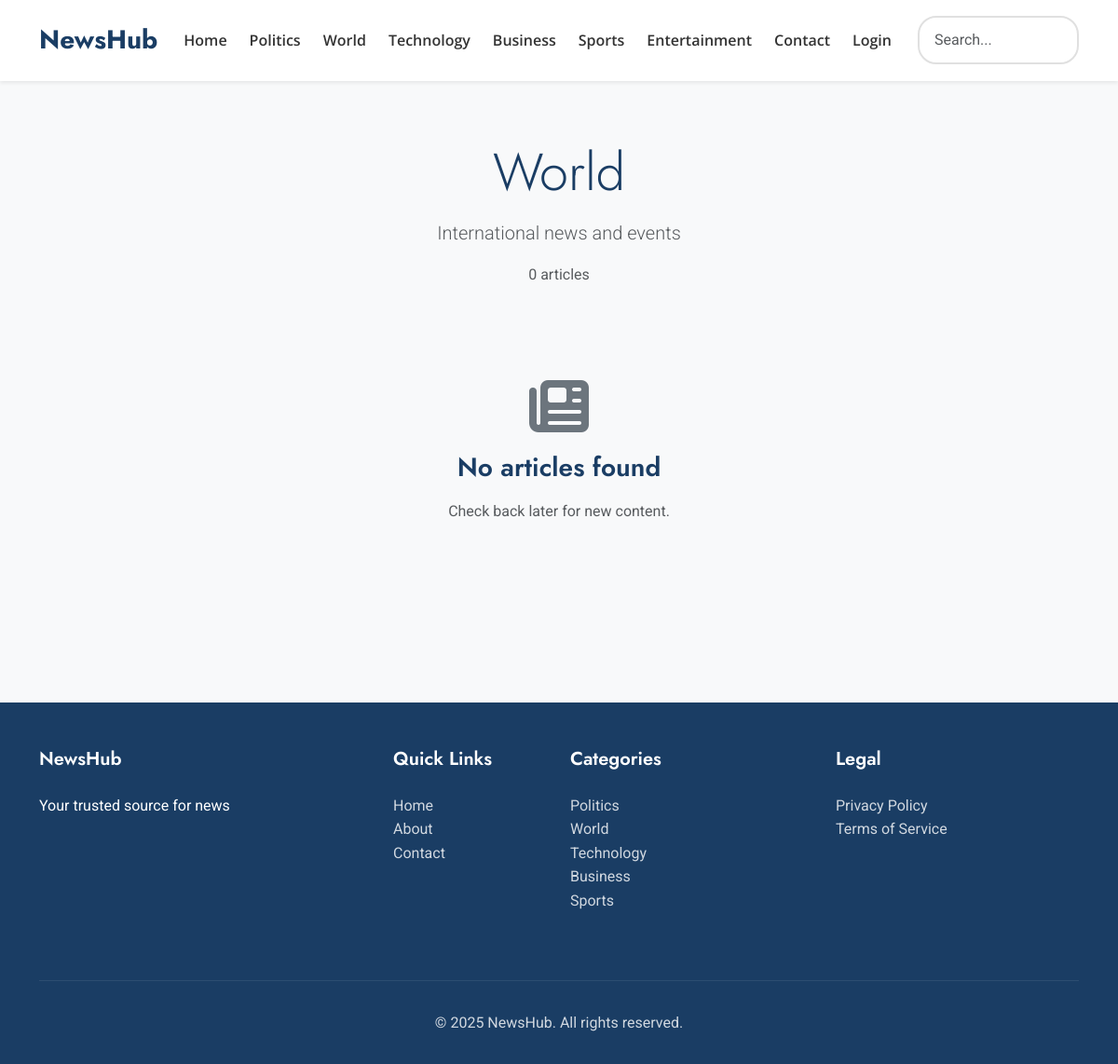
/category.php?slug=world, run on the app's committed database.
### tables this page shows
CREATE TABLE IF NOT EXISTS categories (
    id INT PRIMARY KEY AUTO_INCREMENT,
    name VARCHAR(100) NOT NULL,
    slug VARCHAR(100) UNIQUE NOT NULL,
    description TEXT,
    parent_id INT,
    status ENUM('active', 'inactive') DEFAULT 'active',
    created_at TIMESTAMP DEFAULT CURRENT_TIMESTAMP,
    FOREIGN KEY (parent_id) REFERENCES categories(id) ON DELETE SET NULL,
    INDEX idx_slug (slug),
    INDEX idx_status (status)
);

CREATE TABLE IF NOT EXISTS settings (
    id INT PRIMARY KEY AUTO_INCREMENT,
    setting_key VARCHAR(100) UNIQUE NOT NULL,
    setting_value TEXT,
    updated_at TIMESTAMP DEFAULT CURRENT_TIMESTAMP ON UPDATE CURRENT_TIMESTAMP
);

### includes/db.php (called while the page is built, shortened)
<?php
$db = null;
function get_db_connection() {
    global $db;
    if ($db !== null) {
        return $db;
    }
    try {
        $db = new mysqli(DB_HOST, DB_USER, DB_PASS, DB_NAME);
        $db->set_charset(DB_CHARSET);
        return $db;
    } catch (Exception $e) {
        error_log("Database exception: " . $e->getMessage());
        die("Database connection failed. Please try again later.");
    }
}
function db_query($query, $params = [], $types = '') {
    $db = get_db_connection();
    $stmt = $db->prepare($query);
    if (!empty($params)) {
        if (empty($types)) {
            $types = '';
            foreach ($params as $param) {
                if (is_int($param)) {
                    $types .= 'i';
                } elseif (is_double($param)) {
                    $types .= 'd';
                } else {
                    $types .= 's';
                }
            }
        }
        $stmt->bind_param($types, ...$params);
    }
    $stmt->execute();
    return $stmt;
}
function db_fetch($query, $params = [], $types = '') {
    $stmt = db_query($query, $params, $types);
    $result = $stmt->get_result();
    $row = $result->fetch_assoc();
    return $row;
}
function db_fetch_all($query, $params = [], $types = '') {
    $stmt = db_query($query, $params, $types);
    $result = $stmt->get_result();
    $rows = [];
    while ($row = $result->fetch_assoc()) {
        $rows[] = $row;
    }
    return $rows;
}

### includes/helpers.php (called while the page is built, shortened)
<?php
function sanitize($input) {
    return htmlspecialchars(strip_tags(trim($input)), ENT_QUOTES, 'UTF-8');
}
function get_setting($key, $default = '') {
    static $settings_cache = [];
    if (isset($settings_cache[$key])) {
        return $settings_cache[$key];
    }
    $setting = db_fetch("SELECT setting_value FROM settings WHERE setting_key = ?", [$key]);
    $value = $setting ? $setting['setting_value'] : $default;
    $settings_cache[$key] = $value;
    return $value;
}

### includes/auth.php (called while the page is built, shortened)
<?php
function is_logged_in() {
    return isset($_SESSION['user_id']) && !empty($_SESSION['user_id']);
}

### public/category.php (the view, shortened to what this page needs)
<?php
require_once APP_ROOT . '/includes/db.php';
require_once APP_ROOT . '/includes/helpers.php';
$slug = sanitize($_GET['slug'] ?? '');
$category = db_fetch("SELECT * FROM categories WHERE slug = ? AND status = 'active'", [$slug]);
$page = isset($_GET['page']) ? (int)$_GET['page'] : 1;
$per_page = POSTS_PER_PAGE;
$offset = ($page - 1) * $per_page;
$total_articles = db_fetch("
    SELECT COUNT(*) as count
    FROM articles
    WHERE category_id = ? AND status = 'published' AND published_at <= NOW()
", [$category['id']])['count'];
$total_pages = ceil($total_articles / $per_page);
$articles = db_fetch_all("
    SELECT a.*, c.name as category_name, c.slug as category_slug,
           ad.full_name as author_name
    FROM articles a
    LEFT JOIN categories c ON a.category_id = c.id
    LEFT JOIN admins ad ON a.author_id = ad.id
    WHERE a.category_id = ?
    AND a.status = 'published'
    AND a.published_at <= NOW()
    ORDER BY a.published_at DESC
    LIMIT ? OFFSET ?
", [$category['id'], $per_page, $offset], 'iii');
$page_title = $category['name'] . ' - ' . get_setting('site_name', 'NewsHub');
include APP_ROOT . '/templates/header.php';
?>
<div class="section">
    <div class="container">
        <div class="text-center mb-5">
            <h1 class="display-4"><?php echo htmlspecialchars($category['name']); ?></h1>
            <?php if ($category['description']): ?>
            <p class="lead text-muted"><?php echo htmlspecialchars($category['description']); ?></p>
            <?php endif; ?>
            <p class="text-muted"><?php echo number_format($total_articles); ?> articles</p>
        </div>
        <?php if (!empty($articles)): ?>
        <div class="row">
            <?php foreach ($articles as $article): ?>
            <div class="col-md-6 col-lg-4 mb-4">
                <div class="card">
                    <?php if ($article['featured_image']): ?>
                    <img src="<?php echo UPLOADS_URL . htmlspecialchars($article['featured_image']); ?>"
                         class="card-img-top" alt="<?php echo htmlspecialchars($article['title']); ?>">
                    <?php endif; ?>
                    <div class="card-body">
                        <span class="card-category"><?php echo htmlspecialchars($article['category_name']); ?></span>
                        <h3 class="card-title">
                            <a href="<?php echo SITE_URL; ?>/article.php?slug=<?php echo htmlspecialchars($article['slug']); ?>">
                                <?php echo htmlspecialchars($article['title']); ?>
                            </a>
                        </h3>
                        <?php if ($article['excerpt']): ?>
                        <p class="card-text"><?php echo truncate($article['excerpt'], 120); ?></p>
                        <?php endif; ?>
                        <div class="card-meta">
                            <?php if ($article['author_name']): ?>
                            <span><i class="fas fa-user"></i> <?php echo htmlspecialchars($article['author_name']); ?></span>
                            <?php endif; ?>
                            <span><i class="fas fa-clock"></i> <?php echo time_ago($article['published_at']); ?></span>
                        </div>
                    </div>
                </div>
            </div>
            <?php endforeach; ?>
        </div>
        <?php if ($total_pages > 1): ?>
        <nav class="pagination">
            <?php if ($page > 1): ?>
            <a href="?slug=<?php echo $slug; ?>&page=<?php echo $page - 1; ?>" class="page-link">
                <i class="fas fa-chevron-left"></i> Previous
            </a>
            <?php endif; ?>
            <?php for ($i = 1; $i <= $total_pages; $i++): ?>
                <?php if ($i == $page || $i == 1 || $i == $total_pages || abs($i - $page) <= 2): ?>
                <a href="?slug=<?php echo $slug; ?>&page=<?php echo $i; ?>"
                   class="page-link <?php echo $i == $page ? 'active' : ''; ?>">
                    <?php echo $i; ?>
                </a>
                <?php elseif (abs($i - $page) == 3): ?>
                <span class="page-link">...</span>
                <?php endif; ?>
            <?php endfor; ?>
            <?php if ($page < $total_pages): ?>
            <a href="?slug=<?php echo $slug; ?>&page=<?php echo $page + 1; ?>" class="page-link">
                Next <i class="fas fa-chevron-right"></i>
            </a>
            <?php endif; ?>
        </nav>
        <?php endif; ?>
        <?php else: ?>
        <div class="text-center py-5">
            <i class="fas fa-newspaper" style="font-size: 4rem; color: var(--text-muted); margin-bottom: 1rem;"></i>
            <h3>No articles found</h3>
            <p class="text-muted">Check back later for new content.</p>
        </div>
        <?php endif; ?>
    </div>
</div>
<?php include APP_ROOT . '/templates/footer.php'; ?>

### templates/header.php (shortened to what this page needs)
<?php
require_once APP_ROOT . '/includes/auth.php';
?>
<!DOCTYPE html>
<html lang="en">
<head>
    <meta name="description" content="<?php echo htmlspecialchars(get_setting('site_description', 'Your trusted source for news')); ?>">
    <link href="https://cdn.jsdelivr.net/npm/bootstrap@5.3.0/dist/css/bootstrap.min.css" rel="stylesheet">
    <link rel="stylesheet" href="https://cdnjs.cloudflare.com/ajax/libs/font-awesome/6.4.0/css/all.min.css">
    <link rel="stylesheet" href="<?php echo ASSETS_URL; ?>/css/style.css">
    <?php if ($favicon = get_setting('site_favicon')): ?>
    <link rel="icon" href="<?php echo UPLOADS_URL . $favicon; ?>">
    <?php endif; ?>
</head>
<body>
    <nav class="navbar navbar-expand-lg">
        <div class="container">
            <a class="navbar-brand" href="<?php echo SITE_URL; ?>">
                <?php if ($logo = get_setting('site_logo')): ?>
                <img src="<?php echo UPLOADS_URL . $logo; ?>" alt="Logo" style="height: 40px;">
                <?php else: ?>
                <?php echo htmlspecialchars(get_setting('site_name', 'NewsHub')); ?>
                <?php endif; ?>
            </a>
            <div class="collapse navbar-collapse" id="navbarNav">
                <ul class="navbar-nav ms-auto">
                    <li class="nav-item">
                        <a class="nav-link <?php echo basename($_SERVER['PHP_SELF']) === 'index.php' ? 'active' : ''; ?>"
                           href="<?php echo SITE_URL; ?>">Home</a>
                    </li>
                    <?php
                    $nav_categories = [];
                    $politics_cat = db_fetch("SELECT * FROM categories WHERE slug = 'politics' AND status = 'active'");
                    if ($politics_cat) {
                        $nav_categories[] = $politics_cat;
                    }
                    $remaining = 6 - count($nav_categories);
                    if ($remaining > 0) {
                        $other_cats = db_fetch_all(
                            "SELECT * FROM categories WHERE status = 'active' AND slug != 'politics' LIMIT {$remaining}"
                        );
                        $nav_categories = array_merge($nav_categories, $other_cats);
                    }
                    foreach ($nav_categories as $cat):
                    ?>
                    <li class="nav-item">
                        <a class="nav-link" href="<?php echo SITE_URL; ?>/category.php?slug=<?php echo $cat['slug']; ?>">
                            <?php echo htmlspecialchars($cat['name']); ?>
                        </a>
                    </li>
                    <?php endforeach; ?>
                    <li class="nav-item">
                        <a class="nav-link" href="<?php echo SITE_URL; ?>/contact.php">Contact</a>
                    </li>
                    <?php if (is_logged_in()): ?>
                    <li class="nav-item">
                        <a class="nav-link" href="<?php echo SITE_URL; ?>/logout.php">Logout</a>
                    </li>
                    <?php else: ?>
                    <li class="nav-item">
                        <a class="nav-link" href="<?php echo SITE_URL; ?>/login.php">Login</a>
                    </li>
                    <?php endif; ?>
                </ul>
                <form class="d-flex ms-3" action="<?php echo SITE_URL; ?>/search.php" method="get">
                    <input class="form-control" type="search" name="q" placeholder="Search..." style="border-radius: 20px;">
                </form>
            </div>
        </div>
    </nav>

### templates/footer.php (shortened to what this page needs)
    <footer class="footer">
        <div class="container">
            <div class="row">
                <div class="col-lg-4 mb-4">
                    <h5><?php echo htmlspecialchars(get_setting('site_name', 'NewsHub')); ?></h5>
                    <p><?php echo htmlspecialchars(get_setting('site_description', 'Your trusted source for news')); ?></p>
                </div>
                <div class="col-lg-2 col-md-6 mb-4">
                    <h5>Quick Links</h5>
                    <ul class="list-unstyled">
                        <li><a href="<?php echo SITE_URL; ?>">Home</a></li>
                        <li><a href="<?php echo SITE_URL; ?>/about.php">About</a></li>
                        <li><a href="<?php echo SITE_URL; ?>/contact.php">Contact</a></li>
                    </ul>
                </div>
                <div class="col-lg-3 col-md-6 mb-4">
                    <h5>Categories</h5>
                    <ul class="list-unstyled">
                        <?php
                        $footer_cats = [];
                        $politics_cat = db_fetch("SELECT * FROM categories WHERE slug = 'politics' AND status = 'active'");
                        if ($politics_cat) {
                            $footer_cats[] = $politics_cat;
                        }
                        $remaining = 5 - count($footer_cats);
                        if ($remaining > 0) {
                            $other_cats = db_fetch_all(
                                "SELECT * FROM categories WHERE status = 'active' AND slug != 'politics' LIMIT {$remaining}"
                            );
                            $footer_cats = array_merge($footer_cats, $other_cats);
                        }
                        foreach ($footer_cats as $cat):
                        ?>
                        <li>
                            <a href="<?php echo SITE_URL; ?>/category.php?slug=<?php echo $cat['slug']; ?>">
                                <?php echo htmlspecialchars($cat['name']); ?>
                            </a>
                        </li>
                        <?php endforeach; ?>
                    </ul>
                </div>
                <div class="col-lg-3 col-md-6 mb-4">
                    <h5>Legal</h5>
                    <ul class="list-unstyled">
                        <li><a href="<?php echo SITE_URL; ?>/privacy.php">Privacy Policy</a></li>
                        <li><a href="<?php echo SITE_URL; ?>/terms.php">Terms of Service</a></li>
                    </ul>
                </div>
            </div>
            <div class="footer-bottom">
                <p><?php echo htmlspecialchars(get_setting('footer_text', '© 2025 NewsHub. All rights reserved.')); ?></p>
            </div>
        </div>
    </footer>
</body>
</html>

### assets/css/style.css (style rules this page uses)
:root { --primary-color: #73AF6F; --secondary-color: #73AF6F; --dark-color: #1A3D64; --light-bg: #f8f9fa; --border-color: #e0e0e0; --text-color: #333333; --text-muted: #6c757d; --white: #ffffff; --shadow-sm: 0 2px 4px rgba(0,0,0,0.08); --shadow-md: 0 4px 8px rgba(0,0,0,0.12); --shadow-lg: 0 8px 16px rgba(0,0,0,0.15); --transition: all 0.3s ease; --border-radius: 12px; --border-radius-sm: 8px; }
* { margin: 0; padding: 0; box-sizing: border-box; }
body { font-family: 'Roboto', sans-serif; font-size: 16px; line-height: 1.6; color: var(--text-color); background-color: var(--light-bg); }
h1, h2, h3, h4, h5, h6 { font-family: 'Jost', sans-serif; font-weight: 600; line-height: 1.3; margin-bottom: 1rem; color: var(--dark-color); }
h1 { font-size: 2.5rem; }
h3 { font-size: 1.75rem; }
h5 { font-size: 1.25rem; }
a { color: var(--primary-color); text-decoration: none; transition: var(--transition); }
.navbar { background: var(--white); box-shadow: var(--shadow-sm); padding: 1rem 0; position: sticky; top: 0; z-index: 1000; transition: var(--transition); }
.navbar-brand { font-family: 'Jost', sans-serif; font-size: 1.75rem; font-weight: 700; color: var(--dark-color); }
.nav-link { font-family: 'Open Sans', sans-serif; font-weight: 600; color: var(--text-color); padding: 0.5rem 1rem; margin: 0 0.25rem; border-radius: var(--border-radius-sm); transition: var(--transition); }
.section { padding: 4rem 0; }
.form-control, .form-select { font-family: 'Roboto', sans-serif; border: 2px solid var(--border-color); border-radius: var(--border-radius-sm); padding: 0.75rem 1rem; font-size: 1rem; transition: var(--transition); }
.footer { background: var(--dark-color); color: var(--white); padding: 3rem 0 1rem; margin-top: 4rem; }
.footer h5 { color: var(--white); margin-bottom: 1.5rem; }
.footer a { color: rgba(255, 255, 255, 0.8); }
.footer-bottom { border-top: 1px solid rgba(255, 255, 255, 0.1); padding-top: 2rem; margin-top: 2rem; text-align: center; opacity: 0.8; }

### data on the page
categories: name "Politics"
categories: name "World", description "International news and events"
categories: name "Technology"
categories: name "Business"
categories: name "Sports"
categories: name "Entertainment"
settings: setting_value "© 2025 NewsHub. All rights reserved."

### other printed values
get_setting('site_name', 'NewsHub') "NewsHub"
$total_articles "0"
get_setting('site_description', 'Your trusted source for news') "Your trusted source for news"
